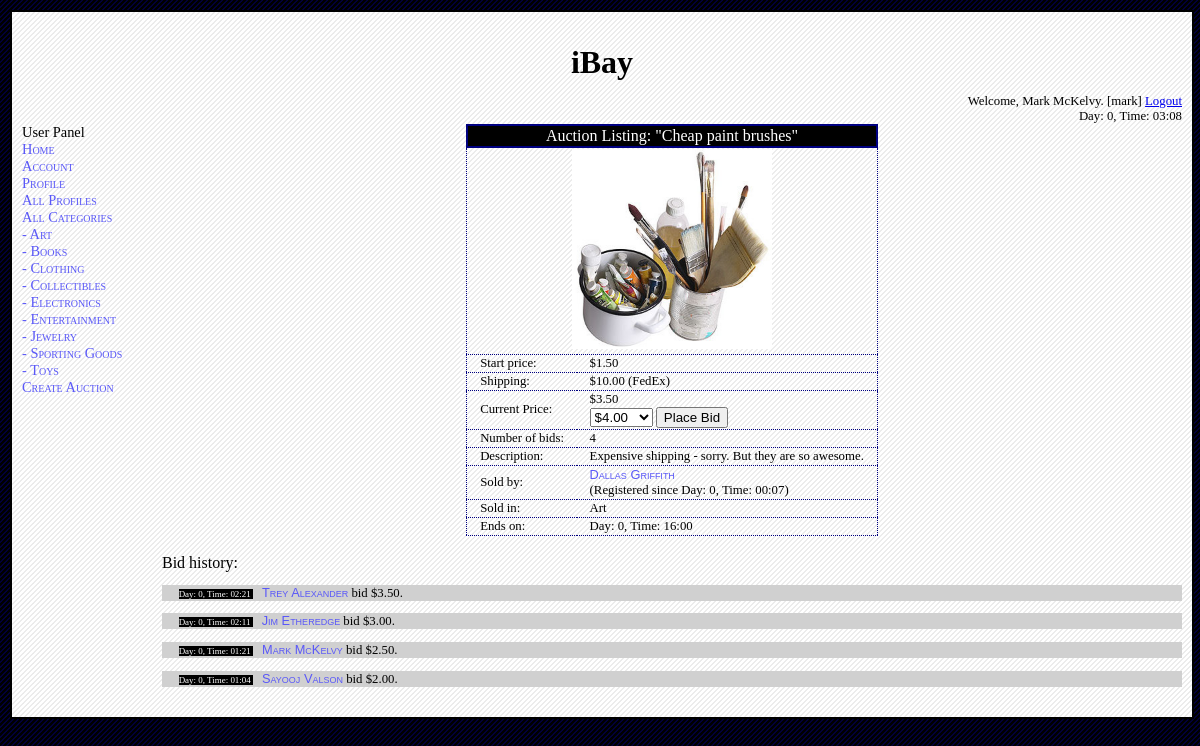
/source/itemlisting.php?mode=view&title=Cheap paint brushes&seller=dallas&category=Art&end_day=0&end_hour=16&end_minute=0 (signed in), run on the app's committed database.
### tables this page shows
CREATE TABLE `item_listing` (
  `title` varchar(50) NOT NULL default '',
  `seller` varchar(50) NOT NULL default '',
  `category` varchar(30) NOT NULL default '',
  `end_day` int(5) NOT NULL default '0',
  `end_hour` int(2) NOT NULL default '0',
  `end_minute` int(2) NOT NULL default '0',
  `description` varchar(250) default NULL,
  `shipping_cost` float(7,2) default NULL,
  `shipping_method` varchar(100) default NULL,
  `starting_price` float(7,2) default NULL,
  `current_price` float(7,2) default NULL,
  `picture` varchar(100) default NULL,
  `buyer` varchar(50) default NULL,
  `buyerfeedbackforseller_description` varchar(250) default NULL,
  `buyerfeedbackforseller_rating` int(2) default NULL,
  `sellerfeedbackforbuyer_description` varchar(250) default NULL,
  PRIMARY KEY  (`title`,`seller`,`category`,`end_day`,`end_hour`,`end_minute`),
  KEY `seller` (`seller`)
);

CREATE TABLE `user` (
  `username` varchar(50) NOT NULL default '',
  `password` varchar(50) default NULL,
  `is_admin` tinyint(1) default NULL,
  `realname` varchar(100) default NULL,
  `birth_date` varchar(10) default NULL,
  `shipping_street` varchar(100) default NULL,
  `shipping_city` varchar(50) default NULL,
  `shipping_state` varchar(25) default NULL,
  `shipping_zip` varchar(10) default NULL,
  `phone` varchar(12) default NULL,
  `email` varchar(50) default NULL,
  `card_type` varchar(20) default NULL,
  `card_number` varchar(16) default NULL,
  `card_expire` varchar(5) default NULL,
  `picture` varchar(100) default NULL,
  `description` varchar(250) default NULL,
  PRIMARY KEY  (`username`)
);

### source/dbinfo.php (called while the page is built, shortened)
<?php
class dbinfo_t
{
	var $debug;
	function init ()
	{
		$this->debug = true;
	}
	function query ($q)
	{
		if ($this->debug)
			$result = mysql_query ($q) or die ('BAD QUERY: '.mysql_error ());
		else
			$result = mysql_query ($q);
		return $result;
	}
	function logged_in ()
	{
		return isset ($_SESSION) && isset ($_SESSION['Username']);
	}
	function is_admin ()
	{
		return $this->logged_in () && $_SESSION['Admin'] == 1;
	}
	function day ()
	{
		return $_SESSION['Day'];
	}
	function hour ()
	{
		return $_SESSION['Hour'];
	}
	function minute ()
	{
		return $_SESSION['Minute'];
	}
	function get_realname ($username)
	{
		$result = $this->query ("select realname from user where username = '$username'");
		if (mysql_num_rows ($result) == 0)
			return "ERROR";
		else
		{
			$row = mysql_fetch_assoc ($result);
			return $row['realname'];
		}
	}
	function get_registration_date ($username)
	{
		$result = $this->query ("select day, hour, minute from user_activity
where 	username = '$username'
AND	activity = 'Registered'
order by day desc, hour desc, minute desc
limit 1");
		if (mysql_num_rows ($result) == 0)
			return array (-1, -1, -1);
		else
		{
			list ($day, $hr, $min) = mysql_fetch_row ($result);
			return array ($day, $hr, $min);
		}
	}
	function get_highest_bidder ($title, $seller, $category, $end_day, $end_hour, $end_minute)
	{
		$result = $this->query ("select username, bid_amount from bids_on
where	item_title = '$title'
AND	item_seller = '$seller'
AND	item_category = '$category'
AND	item_end_day = $end_day
AND	item_end_hour = $end_hour
AND	item_end_minute = $end_minute
order by bid_amount desc");
		if (mysql_num_rows ($result) == 0)
			return array ("None", 0);
		else
		{
			list ($username, $bid_amount) = mysql_fetch_row ($result);
			return array ($username, $bid_amount);
		}
	}
	function get_num_bids ($title, $seller, $category, $end_day, $end_hour, $end_minute)
	{
		$result = $this->query ("select count(*) from bids_on
where	item_title = '$title'
AND	item_seller = '$seller'
AND	item_category = '$category'
AND	item_end_day = $end_day
AND	item_end_hour = $end_hour
AND	item_end_minute = $end_minute");
		list ($bid_count) = mysql_fetch_row ($result);
		return $bid_count;
	}
}
?>

### source/itemlisting.php (the view, shortened to what this page needs)
<?php
include_once ("common.php");
$dbinfo = new dbinfo_t ();
echo_header ($dbinfo);
$mode = get ("mode");
$current_script = current_script ();
$username = $dbinfo->username ();
$curr_day = $dbinfo->day ();
$curr_hour = $dbinfo->hour ();
$curr_minute = $dbinfo->minute ();
$title = get ("title");
$seller = get ("seller");
$category = get ("category");
$end_day = get ("end_day");
$end_hour = get ("end_hour");
$end_minute = get ("end_minute");
if ($mode == "view")
{
	$result = $dbinfo->query ("select * from item_listing
where	title = '$title'
AND	seller = '$seller'
AND	category = '$category'
AND	end_day = $end_day
AND	end_hour = $end_hour
AND	end_minute = $end_minute");
	if (mysql_num_rows ($result) == 0)
	{
		cout ("Invalid item listing.");
	}
	else
	{
		list ($title, $seller, $category, $end_day, $end_hour, $end_min,
		      $description, $shipping_cost, $shipping_method, $starting_price,
		      $current_price, $picture, $buyer, $buyer_fdbk, $buyer_fdbk_rating,
		      $seller_fdbk)
			= mysql_fetch_row ($result);
		$t = new table_common_t ();
		$t->init ("itemlisting");
		$seller_realname = href ("profile.php?mode=view&username=$seller", $dbinfo->get_realname ($seller));
		list ($d, $h, $m) = $dbinfo->get_registration_date ($seller);
		$seller_registration = format_time ($d, $h, $m);
		$closed = is_older ($end_day, $end_hour, $end_minute, $curr_day, $curr_hour, $curr_minute);
		if ($closed)
		{
			$time_message = $t->tr ($t->td ("Ended on:").
						$t->td (format_time ($end_day, $end_hour, $end_min)));
			$curr_price_message = $t->tr ($t->td ("End Price:").
						      $t->td ("\$$current_price"));
			if ($buyer_fdbk_rating != -1)
			{
				if ($dbinfo->is_admin ())
				{
					$url = "$current_script?";
					foreach ($_GET as $var => $val)
						$url = $url."$var=$val&";
					$url = $url."bfdbk=delete";
					$fdbk = $t->tr ($t->td ("Feedback from buyer:<br/>".
								href ($url, "Delete")).
							$t->td ($buyer_fdbk." Rating: $buyer_fdbk_rating"));
				}
				else
				{
					$fdbk = $t->tr ($t->td ("Feedback from buyer:").
							$t->td ($buyer_fdbk." Rating: $buyer_fdbk_rating"));
				}
			}
			else
			{
				$fdbk = $t->tr ($t->td ("Feedback from buyer:").
						$t->td ("None."));
			}
			if (!empty ($seller_fdbk))
			{
				if ($dbinfo->is_admin ())
				{
					$url = "$current_script?";
					foreach ($_GET as $var => $val)
						$url = $url."$var=$val&";
					$url = $url."sfdbk=delete";
					$fdbk = $fdbk.$t->tr ($t->td ("Feedback from seller:<br/>".
								      href ($url, "Delete")).
							      $t->td ($seller_fdbk));
				}
				else
				{
					$fdbk = $fdbk.$t->tr ($t->td ("Feedback from seller:").
							      $t->td ($seller_fdbk));
				}
			}
			else
			{
				$fdbk = $fdbk.$t->tr ($t->td ("Feedback from seller:").
						      $t->td ("None."));
			}
		}
		else
		{
			$time_message = $t->tr ($t->td ("Ends on:").
						$t->td (format_time ($end_day, $end_hour, $end_min)));
			list ($highest_bidder, $highest_bid) =
				$dbinfo->get_highest_bidder ($title, $seller, $category, $end_day, $end_hour, $end_min);
			if ($username != $seller &&
			    $username != $highest_bidder)
			{
				$options = "";
				for ($i = $highest_bid + 0.50; $i <= $highest_bid + 50; $i += 0.50)
				{
					$i = sprintf ("%.2f", $i);
					$options = $options.option ($i, "\$$i");
				}
				$url = "$current_script?";
				foreach ($_GET as $var => $val)
					$url = $url."$var=$val&";
				$url = stripslashes ($url)."mode=bid";
				$curr_price_message = $t->tr ($t->td ("Current Price:").
							      $t->td ("\$$current_price".
								      form_begin ("$url", "post").
								      select ("bid_amount", $options).
								      hidden_input ("title", stripslashes ($title)).
								      hidden_input ("seller", $seller).
								      hidden_input ("category", $category).
								      hidden_input ("end_day", $end_day).
								      hidden_input ("end_hour", $end_hour).
								      hidden_input ("end_minute", $end_min).
								      submit_input ("Place Bid").
								      form_end ()));
			}
			else
			{
				$curr_price_message = $t->tr ($t->td ("Current Price:").
							      $t->td ("\$$current_price"));
			}
		}
		$num_bids = $dbinfo->get_num_bids ($title, $seller, $category, $end_day, $end_hour, $end_min);
		echo $t->table_begin ().$t->table_head_begin ().
			$t->tr ($t->td_span ("Auction Listing: \"".stripslashes ($title)."\"", "", 2)).
			$t->table_head_end ().$t->table_body_begin ().
			$t->tr ($t->td_span (local_img ($picture), "", 2, "center")).
			$t->tr ($t->td ("Start price:").
				$t->td ("\$$starting_price")).
			$t->tr ($t->td ("Shipping:").
				$t->td ("\$$shipping_cost ($shipping_method)")).
			$curr_price_message.
			$t->tr ($t->td ("Number of bids:").
				$t->td ("$num_bids")).
			$t->tr ($t->td ("Description:").
				$t->td (stripslashes ($description))).
			$t->tr ($t->td ("Sold by:").
				$t->td ("$seller_realname<br/>(Registered since $seller_registration)")).
			$t->tr ($t->td ("Sold in:").
				$t->td ($category)).
			$time_message.
			$fdbk.
			$t->table_body_end ().$t->table_end ();
		$result = $dbinfo->query ("select username, bid_day, bid_hour, bid_minute, bid_amount from bids_on
where	item_title = '$title'
AND	item_seller = '$seller'
AND	item_category = '$category'
AND	item_end_day = $end_day
AND	item_end_hour = $end_hour
AND	item_end_minute = $end_minute
order by bid_amount desc");
		if (mysql_num_rows ($result) == 0)
		{
			echo div ("None.", "bidhistory");
		}
		else
		{
			while (list ($bidder, $bid_day, $bid_hour, $bid_minute, $bid_amount)
			       = mysql_fetch_row ($result))
			{
				$bidder_realname = href ("profile.php?mode=view&username=$bidder", $dbinfo->get_realname ($bidder));
				echo div (span (format_time ($bid_day, $bid_hour, $bid_minute), "time").
					  "$bidder_realname bid \$$bid_amount.", "bidhistory");
			}
		}
	}
}
echo_footer ($dbinfo);
?>

### source/common.php (shortened to what this page needs)
<?php
include_once ("dbinfo.php");
include_once ("form_common.php");
include_once ("table_common.php");
include_once ("list_common.php");
function echo_header ($dbinfo)
{
	$dbinfo->init ();
	$dbinfo->update_all ();
	echo <<<HEREDOC
<!DOCTYPE HTML PUBLIC "-//W3C//DTD HTML 4.01//EN" "http://www.w3.org/TR/html4/strict.dtd">
<html>
<head>
<meta http-equiv="Content-Type" content="text/html; charset=iso-8859-1" />
<title>CMPS 460 DB Project</title>
<link href="style.css" rel="stylesheet" type="text/css" />
</head>
<body>
HEREDOC;
	echo_div ("container");
	echo "iBay";
	end_div ();
	$day = $dbinfo->day () + 0;
	$hour = $dbinfo->hour ();
	$minute = $dbinfo->minute ();
	if ($dbinfo->logged_in ())
	{
		$realname = $dbinfo->realname ();
		$username = $dbinfo->username ();
		$logoutlink = href ("logout.php", "Logout");
		cout ("Welcome, $realname. [$username] $logoutlink");
	}
	else
	{
		$loginlink = href ("login.php", "Login");
		$reglink= href ("registration.php", "Register");
		cout ("Welcome! $loginlink or $reglink");
	}
	echo ("Day: $day, Time: $hour:$minute");
	if ($dbinfo->logged_in ())
	{
		if ($dbinfo->is_admin ())
			$nav = "Admin Panel<br/>";
		else
			$nav = "User Panel<br/>";
		$nav = $nav.li_wrap (href ("index.php", "Home"));
		$nav = $nav.li_wrap (href ("registration.php?mode=view", "Account"));
		$nav = $nav.li_wrap (href ("profile.php", "Profile"));
		$nav = $nav.li_wrap (href ("profile.php?mode=browse", "All Profiles"));
		$nav = $nav.li_wrap (href ("category.php", "All Categories"));
		$nav = $nav.li_wrap (href ("category.php?view=Art", " - Art"));
		$nav = $nav.li_wrap (href ("category.php?view=Books", " - Books"));
		$nav = $nav.li_wrap (href ("category.php?view=Clothing", " - Clothing"));
		$nav = $nav.li_wrap (href ("category.php?view=Collectibles", " - Collectibles"));
		$nav = $nav.li_wrap (href ("category.php?view=Electronics", " - Electronics"));
		$nav = $nav.li_wrap (href ("category.php?view=Entertainment", " - Entertainment"));
		$nav = $nav.li_wrap (href ("category.php?view=Jewelry", " - Jewelry"));
		$nav = $nav.li_wrap (href ("category.php?view=Sporting Goods", " - Sporting Goods"));
		$nav = $nav.li_wrap (href ("category.php?view=Toys", " - Toys"));
		$nav = $nav.li_wrap (href ("itemlisting.php?mode=new", "Create Auction"));
		echo ul_wrap ($nav);
	}
}
function echo_footer ($dbinfo)
{
	echo <<<HEREDOC
</body>
</html>
HEREDOC;
}
function current_script ()
{
	return basename ($_SERVER["SCRIPT_NAME"]);
}
function echo_div ($name)
{
	if (empty ($name))
		echo "<div>\n";
	else
		echo "<div id=\"$name\">\n";
}
function end_div ()
{
	echo "</div>\n";
}
function div ($text, $style_name = "")
{
	if (!empty ($style_name))
		$style_name = "id=\"$style_name\"";
	return "<div $style_name>\n$text\n</div>\n";
}
function span ($text, $style_name)
{
	if (!empty ($style_name))
		$style_name = "id=\"$style_name\"";
	return "<span $style_name>\n$text\n</span>\n";
}
function href ($url, $text)
{
	return "<a href=\"$url\">$text</a>";
}
function local_img ($path)
{
	return "<img src=\"images/$path\">";
}
function get ($key)
{
	if (isset ($_GET[$key]))
		$val = $_GET[$key];
	else
		$val = "";
	return $val;
}
function cout ($str)
{
	echo "$str"."<br/>\n";
}
function format_time ($day, $hour, $minute, $prefix_zeros_to_day = false)
{
	$day += 0;
	$hour += 0;
	$minute += 0;
	if ($minute < 10)
	{
		$minute = "0".$minute;
	}
	if ($hour < 10)
	{
		$hour = "0".$hour;
	}
	return "Day: $day, Time: $hour:$minute";
}
?>

### source/table_common.php (shortened to what this page needs)
<?php
class table_common_t
{
	var $main_class;
	function init ($main_class_)
	{
		$this->main_class = $main_class_;
		return $this->main_class;
	}
	function table_begin ()
	{
		return "<table class=\"$this->main_class\">\n";
	}
	function table_end ()
	{
		return "</table>\n";
	}
	function table_head_begin ($custom_class = "")
	{
		if (empty ($custom_class))
			return "<thead class=$this->main_class>\n";
		else
			return "<thead class=$custom_class>\n";
	}
	function table_head_end ()
	{
		return "</thead>\n";
	}
	function table_body_begin ($custom_class = "")
	{
		if (empty ($custom_class))
			return "<tbody class=$this->main_class>\n";
		else
			return "<tbody class=$custom_class>\n";
	}
	function table_body_end ()
	{
		return "</tbody>\n";
	}
	function tr ($s, $custom_class = "")
	{
		if (empty ($custom_class))
			return "\t<tr class=$this->main_class>\n\t$s\n\t</tr>\n";
		else
			return "\t<tr class=$custom_class>\n\t$s\n\t</tr>\n";
	}
	function td ($s, $custom_class = "")
	{
		return $this->td_span ($s, $custom_class);
	}
	function td_span ($s, $custom_class = "", $span = 0, $align = "")
	{
		if (!empty ($align))
			$align = "align=$align";
		if ($span == 0)
		{
			if (empty ($custom_class))
				return "\t<td $align class=$this->main_class>\n\t$s\n\t</td>\n";
			else
				return "\t<td $align class=$custom_class>\n\t$s\n\t</td>\n";
		}
		else
		{
			if (empty ($custom_class))
				return "\t<td $align class=$this->main_class colspan=$span>\n\t$s\n\t</td>\n";
			else
				return "\t<td $align class=$custom_class colspan=$span>\n\t$s\n\t</td>\n";
		}
	}
}
?>

### data on the page
item_listing: picture (picture), description "Expensive shipping - sorry. But they are so awesome. Art"
user: realname "Dallas Griffith"
user: realname "Trey Alexander"
user: realname "Jim Etheredge"
user: realname "Mark McKelvy"
user: realname "Sayooj Valson"

### other printed values
$str "Welcome, Mark McKelvy. [mark] Bid history:"
$text "Logout Home Account Profile All Profiles All Categories - Art - Books - Clothing - Collectibles - Electronics - Entertainment - Jewelry - Sporting Goods - Toys Create Auction"
$day "0"
$hour "03"
$minute "08"
$s "Auction Listing: \"Cheap paint brushes\""
$s "Start price: $1.50 Shipping: $10.00 (FedEx) Current Price: $3.50 Number of bids: 4 Description: Sold by: (Registered since Day: 0, Time: 00:07) Sold in: Ends on: Day: 0, Time: 16:00"
$text "Day: 0, Time: 02:21"
$text "bid $3.50."
$text "Day: 0, Time: 02:11"
$text "bid $3.00."
$text "Day: 0, Time: 01:21"
$text "bid $2.50."
$text "Day: 0, Time: 01:04"
$text "bid $2.00."
